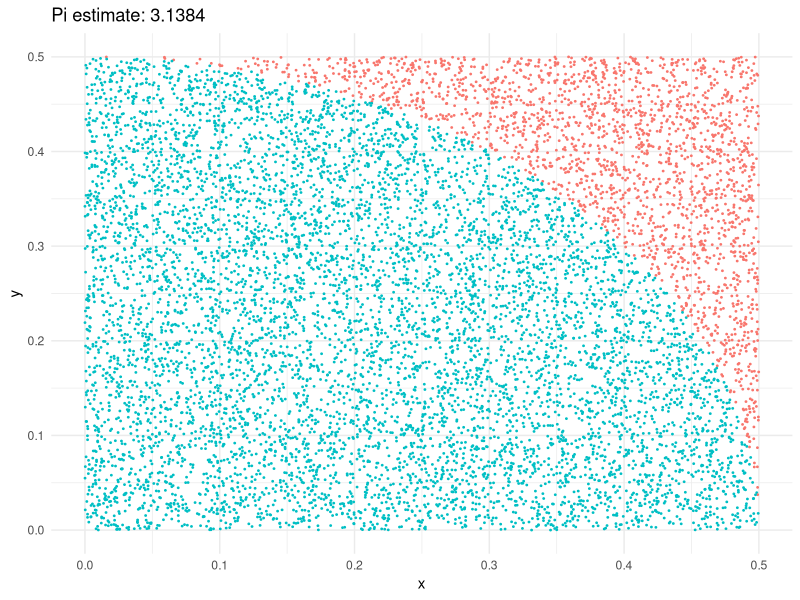
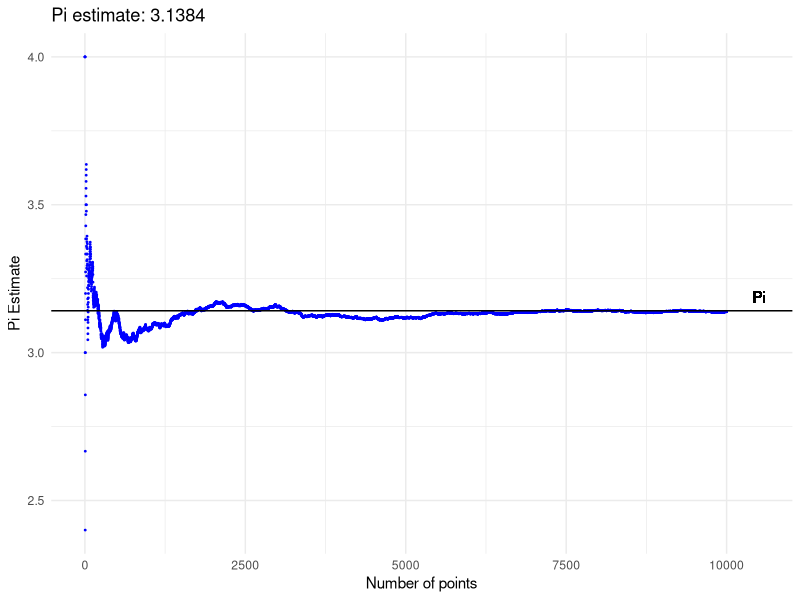

The R source for these figures, in order:
library(tidyverse)

# set the number of points to generate
runs = 10000

set.seed(982)

# create tibble of randomly sampled values from the first 
#     quadrant of the unit circle
points = tibble(x = runif(runs, min = 0, max = 0.5),
                y = runif(runs, min = 0, max = 0.5))

# create the in.circle binary variable and the running
#     pi estimate for plotting
points %>%
  mutate(in.circle = ifelse(x^2 + y^2 <= 0.5^2, 1, 0),
         id = row_number(),
         ones = 1,
         running.mc.pi = (cumsum(in.circle)/cumsum(ones)*4)) -> points

# calculate the Monte Carlo estimate of pi
points %>% 
  summarise(mc.pi = (sum(in.circle)/runs)*4) %>% 
  pull() -> mc.pi

# plot the samples
ggplot(points, aes(x, y, col = factor(in.circle))) +
  geom_point(size = 0.3) +
  ggtitle(paste0("Pi estimate: ",mc.pi)) +
  theme_minimal() +
  theme(legend.position = 'none')

# plot the running estimate
ggplot(points, aes(id, running.mc.pi)) +
  geom_point(size = 0.3, color = 'blue') +
  geom_hline(yintercept = 3.1415629) +
  xlab('Number of points') + ylab('Pi Estimate') +
  ggtitle(paste0("Pi estimate: ",mc.pi)) +
  geom_text(aes(x = nrow(points) + nrow(points)*0.05, y = mc.pi + 0.05, label = 'Pi')) +
  theme_minimal()
